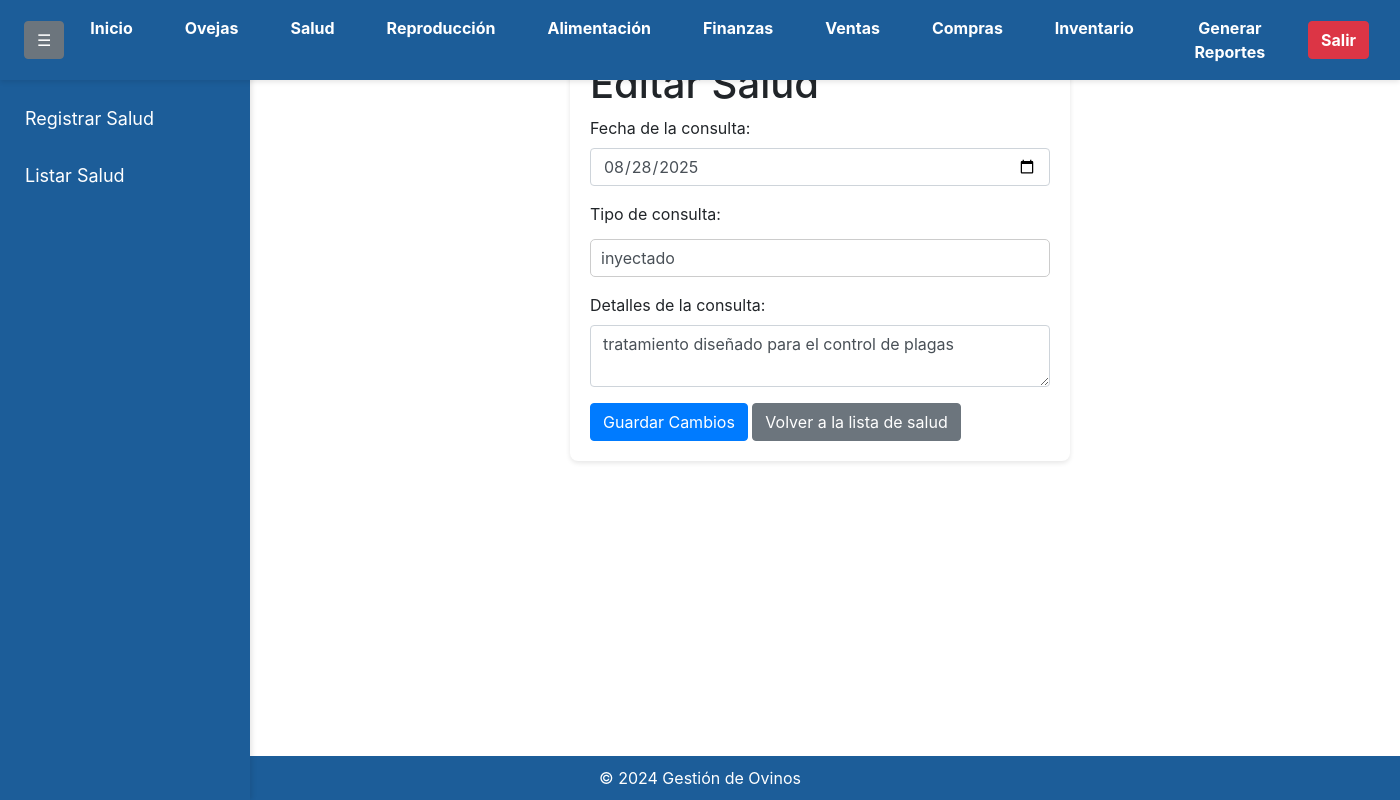
Screenshot of /editar_salud/1 (signed in) with the database file from the repository.
### app/models.py (models this page shows)
class Salud(db.Model):
    id = db.Column(db.Integer, primary_key=True)
    id_oveja = db.Column(db.Integer, db.ForeignKey('oveja.id'), nullable=False)
    fecha = db.Column(db.Date, nullable=False)
    tipo_tratamiento = db.Column(db.String(100), nullable=False)
    detalle = db.Column(db.Text, nullable=False)
    user_id = db.Column(db.Integer, db.ForeignKey('user.id'), nullable=False)
    oveja = db.relationship('Oveja', backref='salud')
    user = db.relationship('User', backref='salud')

### app/routes.py (the view, shortened to what this page needs)
@app.route('/editar_salud/<int:id>', methods=['GET', 'POST'])
@login_required
def editar_salud(id):
    salud = Salud.query.filter_by(id=id, user_id=current_user.id).first_or_404()
    form = saludForm(obj=salud)
    return render_template('editar_salud.html', form=form, salud=salud)

### app/forms.py
class saludForm(FlaskForm):
    id_oveja = SelectField('ID Oveja', choices=[], coerce=int, validators=[DataRequired()])
    fecha = DateField('Fecha del tratamiento ', format='%Y-%m-%d', validators=[DataRequired()])
    tipo_tratamiento = StringField('Tipo Tratamiento',validators= [DataRequired()])
    detalle = StringField('Detalle del Tratamiento ', validators=[Optional()])
    submit = SubmitField('Guardar')

### app/__init__.py (called while the page is built)
@login_manager.user_loader
def load_user(user_id):
    return User.query.get(int(user_id))

### app/templates/editar_salud.html (shortened to what this page needs)
<!DOCTYPE html>
<html lang="es">
<head>
    <link rel="stylesheet" href="{{ url_for('static', filename='styles.css') }}">
    <link rel="stylesheet" href="https://maxcdn.bootstrapcdn.com/bootstrap/4.5.2/css/bootstrap.min.css">
</head>
<body>
    <nav class="navbar navbar-expand-lg navbar-light" style="background-color: #1c5d99;">
        <div class="collapse navbar-collapse" id="navbarNav">
            <button class="btn btn-secondary ml-2" id="toggleSidebar">☰</button>
            <ul class="navbar-nav mr-auto">
                <li class="nav-item">
                    <a class="nav-link text-white" href="{{ url_for('index') }}">Inicio</a>
                </li>
                <li class="nav-item">
                    <a class="nav-link text-white" href="{{ url_for('oveja') }}">Ovejas</a>
                </li>
                <li class="nav-item">
                    <a class="nav-link text-white" href="{{ url_for('salud') }}">Salud</a>
                </li>
                <li class="nav-item">
                    <a class="nav-link text-white" href="{{ url_for('reproduccion') }}">Reproducción</a>
                </li>
                <li class="nav-item">
                    <a class="nav-link text-white" href="{{ url_for('alimentacion') }}">Alimentación</a>
                </li>
                <li class="nav-item">
                    <a class="nav-link text-white" href="{{ url_for('finanzas') }}">Finanzas</a>
                </li>
                <li class="nav-item">
                    <a class="nav-link text-white" href="{{ url_for('venta') }}">Ventas</a>
                </li>
                <li class="nav-item">
                    <a class="nav-link text-white" href="{{ url_for('compra') }}">Compras</a>
                </li>
                <li class="nav-item">
                    <a class="nav-link text-white" href="{{ url_for('inventario') }}">Inventario</a>
                </li>
                <li class="nav-item">
                    <a class="nav-link text-white" href="{{ url_for('reportes_view') }}">Generar Reportes</a>
                </li>
            </ul>
            <a href="{{ url_for('logout') }}" class="btn btn-danger ml-2">Salir</a>
        </div>
    </nav>
    <div class="sidebar" id="sidebar">
        <ul class="nav flex-column">
            <li class="nav-item">
                <a class="nav-link text-white" href="{{ url_for('registrar_salud') }}">Registrar Salud</a>
            </li>
            <li class="nav-item">
                <a class="nav-link text-white" href="{{ url_for('listar_salud') }}">Listar Salud</a>
            </li>
        </ul>
    </div>
    <div class="container mt-3">
        <form method="POST" action="{{ url_for('editar_salud', id=salud.id) }}">
            <h1>Editar Salud</h1>
            <div class="form-group">
                <label for="fecha">Fecha de la consulta:</label>
                <input type="date" id="fecha" name="fecha" class="form-control" value="{{ salud.fecha }}" required>
            </div>
            <div class="form-group">
                <label for="tipo_tratamiento">Tipo de consulta:</label>
                <input type="text" id="tipo_tratamiento" name="tipo_tratamiento" class="form-control" value="{{ salud.tipo_tratamiento }}" required>
            </div>
            <div class="form-group">
                <label for="detalle">Detalles de la consulta:</label>
                <textarea id="detalle" name="detalle" class="form-control" required>{{ salud.detalle }}</textarea>
            </div>
            <button type="submit" class="btn btn-primary">Guardar Cambios</button>
            <a href="{{ url_for('listar_salud') }}" class="btn btn-secondary">Volver a la lista de salud</a>
        </form>
    </div>
    <footer class="text-center mt-4">
        &copy; 2024 Gestión de Ovinos
    </footer>
</body>
</html>

### app/static/styles.css (style rules this page uses)
body { font-family: 'Arial', sans-serif; background-color: #f0f2f5; color: #333; margin: 0; padding: 0; padding-top: 20px; }
.navbar { background-color: #1c5d99; padding: 10px 20px; text-align: center; box-shadow: 0 2px 5px rgba(0, 0, 0, 0.1); position: fixed; top: 0; left: 0; width: 100%; z-index: 1000; }
.navbar a { color: #ffffff; text-decoration: none; margin: 0 15px; font-weight: bold; }
.sidebar { height: calc(100vh - 35px); width: 250px; position: fixed; top: 35px; right: 0; background-color: #1c5d99; padding-top: 20px; box-shadow: 2px 0 5px rgba(0, 0, 0, 0.1); overflow-y: auto; z-index: 900; }
.sidebar a { padding: 15px 25px; text-decoration: none; font-size: 18px; color: #ffffff; display: block; transition: 0.3s; }
form { max-width: 500px; margin: 20px auto; padding: 20px; background-color: #ffffff; border-radius: 8px; box-shadow: 0 2px 5px rgba(0, 0, 0, 0.1); }
input[type="text"], input[type="number"], input[type="email"], input[type="password"], select, textarea { width: 100%; padding: 10px; margin: 5px 0; border: 1px solid #ccc; border-radius: 5px; box-sizing: border-box; }
.btn { display: inline-block; padding: 10px 15px; background-color: #1c5d99; color: white; text-decoration: none; border-radius: 5px; font-weight: bold; text-align: center; }
footer { background-color: #1c5d99; color: white; text-align: center; padding: 10px; position: fixed; bottom: 0; width: calc(100%); right: 0; z-index: 850; }

### app/templates/editar_salud.html (style rules this page uses)
.sidebar { height: calc(100% - 70px); width: 250px; position: fixed; top: 70px; left: 0; background-color: #1c5d99; transition: margin-left 0.3s; }
.container { margin-left: 250px; transition: margin-left 0.3s; }
.navbar { padding: 0.5rem 1rem; position: fixed; width: 100%; z-index: 1000; }
.navbar-nav .nav-item { margin: 0 3px; }

### rows the page displays
Salud: fecha "08/28/2025", tipo_tratamiento "inyectado", detalle "tratamiento diseñado para el control de plagas"
